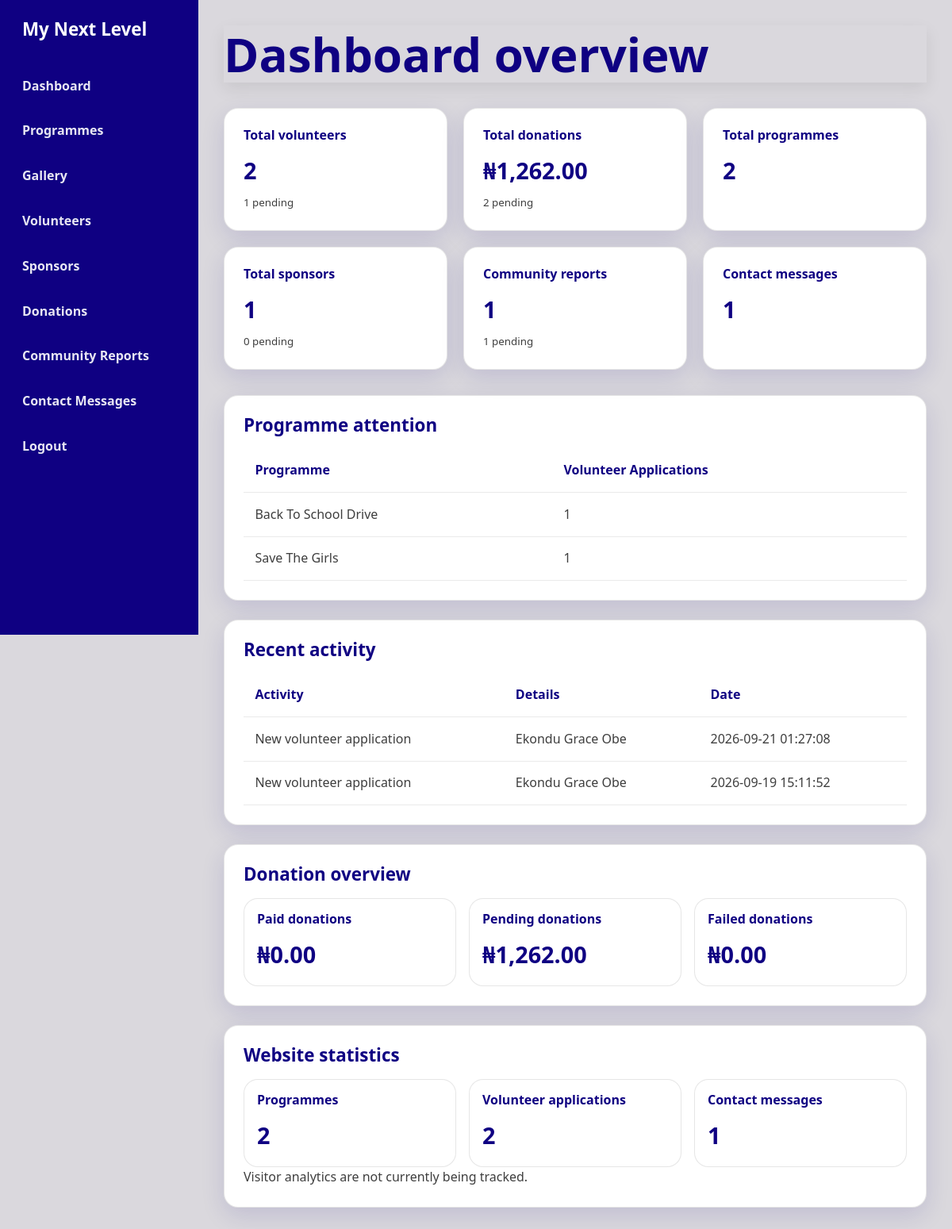
Page /admin/dashboard.php (signed in) on the committed database.
### tables this page shows
CREATE TABLE `volunteers` (
  `id` int(11) NOT NULL,
  `full_name` varchar(150) NOT NULL,
  `email` varchar(150) NOT NULL,
  `phone` varchar(30) DEFAULT NULL,
  `program_id` int(11) DEFAULT NULL,
  `skills` text DEFAULT NULL,
  `availability` varchar(100) DEFAULT NULL,
  `message` text DEFAULT NULL,
  `status` varchar(50) DEFAULT 'pending',
  `created_at` timestamp NOT NULL DEFAULT current_timestamp()
);

### admin/dashboard.php (the view, shortened to what this page needs)
<?php
require_once "../includes/database.php";
$volunteers = $conn->query(
    "SELECT COUNT(*) AS total FROM volunteers"
)->fetch_assoc()["total"];
$pending_volunteers = $conn->query(
    "SELECT COUNT(*) AS total FROM volunteers WHERE status = 'pending'"
)->fetch_assoc()["total"];
$donations = $conn->query(
    "SELECT COALESCE(SUM(amount), 0) AS total
     FROM donations
     WHERE archived = 0"
)->fetch_assoc()["total"];
$pending_donations = $conn->query(
    "SELECT COUNT(*) AS total
     FROM donations
     WHERE payment_status = 'pending' AND archived = 0"
)->fetch_assoc()["total"];
$programs = $conn->query(
    "SELECT COUNT(*) AS total FROM programs"
)->fetch_assoc()["total"];
$sponsors = $conn->query(
    "SELECT COUNT(*) AS total FROM sponsors"
)->fetch_assoc()["total"];
$pending_sponsors = $conn->query(
    "SELECT COUNT(*) AS total
     FROM sponsors
     WHERE status = 'pending'"
)->fetch_assoc()["total"];
$reports = $conn->query(
    "SELECT COUNT(*) AS total FROM community_reports"
)->fetch_assoc()["total"];
$pending_reports = $conn->query(
    "SELECT COUNT(*) AS total
     FROM community_reports
     WHERE status = 'pending'"
)->fetch_assoc()["total"];
$messages = $conn->query(
    "SELECT COUNT(*) AS total FROM contacts"
)->fetch_assoc()["total"];
$recent_volunteers = $conn->query(
    "SELECT full_name, created_at
     FROM volunteers
     ORDER BY created_at DESC
     LIMIT 5"
);
?>
<!DOCTYPE html>
<html lang="en">
<head>
    <link rel="stylesheet" href="../assets/css/index.css" />
    <link rel="stylesheet" href="../assets/css/admin.css" />
</head>
<body class="admin-dashboard">
    <div class="admin-layout">
        <?php require_once "admin-navigation.php"; ?>
        <main class="admin-main">
        <header class="admin-page-header admin-header">
            <div>
                <h1>Dashboard overview</h1>
            </div>
        </header>
        <section class="admin-stats" aria-label="Summary statistics">
            <article class="admin-stat-card">
                <h3>Total volunteers</h3>
                <p><?php echo $volunteers; ?></p>
                <small><?php echo $pending_volunteers; ?> pending</small>
            </article>
            <article class="admin-stat-card">
                <h3>Total donations</h3>
                <p>₦<?php echo number_format($donations, 2); ?></p>
                <small><?php echo $pending_donations; ?> pending</small>
            </article>
            <article class="admin-stat-card">
                <h3>Total programmes</h3>
                <p><?php echo $programs; ?></p>
            </article>
            <article class="admin-stat-card">
                <h3>Total sponsors</h3>
                <p><?php echo $sponsors; ?></p>
                <small><?php echo $pending_sponsors; ?> pending</small>
            </article>
            <article class="admin-stat-card">
                <h3>Community reports</h3>
                <p><?php echo $reports; ?></p>
                <small><?php echo $pending_reports; ?> pending</small>
            </article>
            <article class="admin-stat-card">
                <h3>Contact messages</h3>
                <p><?php echo $messages; ?></p>
            </article>
        </section>
        <section
            class="admin-section"
            aria-labelledby="programme-attention-heading"
        >
            <h2 id="programme-attention-heading">Programme attention</h2>
            <?php
            $programme_attention = $conn->query(
                "SELECT
                    programs.title,
                    COUNT(volunteers.id) AS volunteer_count
                FROM programs
                LEFT JOIN volunteers
                    ON programs.id = volunteers.program_id
                GROUP BY programs.id, programs.title
                ORDER BY volunteer_count DESC
                LIMIT 5"
            );
            ?>
            <?php if ($programme_attention->num_rows > 0): ?>
                <div class="admin-table-wrapper">
                    <table>
                        <thead>
                            <tr>
                                <th>Programme</th>
                                <th>Volunteer Applications</th>
                            </tr>
                        </thead>
                        <tbody>
                            <?php while ($programme = $programme_attention->fetch_assoc()): ?>
                                <tr>
                                    <td>
                                        <?php echo htmlspecialchars($programme["title"]); ?>
                                    </td>
                                    <td>
                                        <?php echo $programme["volunteer_count"]; ?>
                                    </td>
                                </tr>
                            <?php endwhile; ?>
                        </tbody>
                    </table>
                </div>
            <?php else: ?>
                <p>No programme activity available yet.</p>
            <?php endif; ?>
        </section>
        <section
            class="admin-section"
            aria-labelledby="recent-activity-heading"
        >
            <h2 id="recent-activity-heading">Recent activity</h2>
            <?php if ($recent_volunteers->num_rows > 0): ?>
                <div class="admin-table-wrapper">
                    <table>
                        <thead>
                            <tr>
                                <th>Activity</th>
                                <th>Details</th>
                                <th>Date</th>
                            </tr>
                        </thead>
                        <tbody>
                            <?php while ($volunteer = $recent_volunteers->fetch_assoc()): ?>
                                <tr>
                                    <td>New volunteer application</td>
                                    <td>
                                        <?php echo htmlspecialchars($volunteer["full_name"]); ?>
                                    </td>
                                    <td>
                                        <?php echo htmlspecialchars($volunteer["created_at"]); ?>
                                    </td>
                                </tr>
                            <?php endwhile; ?>
                        </tbody>
                    </table>
                </div>
            <?php else: ?>
                <p>No recent volunteer activity.</p>
            <?php endif; ?>
        </section>
        <section
            class="admin-section"
            aria-labelledby="donation-overview-heading"
        >
            <h2 id="donation-overview-heading">Donation overview</h2>
            <?php
            $paid_donations = $conn->query(
                "SELECT COALESCE(SUM(amount), 0) AS total
                FROM donations
                WHERE payment_status = 'paid'
                AND archived = 0"
            )->fetch_assoc()["total"];
            $pending_donation_amount = $conn->query(
                "SELECT COALESCE(SUM(amount), 0) AS total
                FROM donations
                WHERE payment_status = 'pending'
                AND archived = 0"
            )->fetch_assoc()["total"];
            $failed_donation_amount = $conn->query(
                "SELECT COALESCE(SUM(amount), 0) AS total
                FROM donations
                WHERE payment_status = 'failed'
                AND archived = 0"
            )->fetch_assoc()["total"];
            ?>
            <div class="admin-overview-grid">
                <article class="admin-stat-card">
                    <h3>Paid donations</h3>
                    <p>
                        ₦<?php echo number_format($paid_donations, 2); ?>
                    </p>
                </article>
                <article class="admin-stat-card">
                    <h3>Pending donations</h3>
                    <p>
                        ₦<?php echo number_format($pending_donation_amount, 2); ?>
                    </p>
                </article>
                <article class="admin-stat-card">
                    <h3>Failed donations</h3>
                    <p>
                        ₦<?php echo number_format($failed_donation_amount, 2); ?>
                    </p>
                </article>
            </div>
        </section>
        <section
            class="admin-section"
            aria-labelledby="website-statistics-heading"
        >
            <h2 id="website-statistics-heading">Website statistics</h2>
            <div class="admin-overview-grid">
                <article class="admin-stat-card">
                    <h3>Programmes</h3>
                    <p>
                        <?php echo $programs; ?>
                    </p>
                </article>
                <article class="admin-stat-card">
                    <h3>Volunteer applications</h3>
                    <p>
                        <?php echo $volunteers; ?>
                    </p>
                </article>
                <article class="admin-stat-card">
                    <h3>Contact messages</h3>
                    <p>
                        <?php echo $messages; ?>
                    </p>
                </article>
            </div>
            <p>
                Visitor analytics are not currently being tracked.
            </p>
        </section>
        </main>
    </div>
</body>
</html>

### assets/css/index.css (style rules this page uses)
:root { --primary: #ff5310; --secondary: #0f0082; --accent: #333333; --bg: #dad8dd; --white: #ffffff; --text: #000000; --muted: #3e3e3e; --shadow: 0 10px 30px rgba(15, 0, 130, 0.12); --radius: 18px; }
* { box-sizing: border-box; margin: 0; padding: 0; }
html { scroll-behavior: smooth; }
body { font-family: 'Segoe UI', Tahoma, Geneva, Verdana, sans-serif; background: var(--bg); color: var(--text); line-height: 1.6; }
header, main, footer, section, article, nav, aside, form, figure, figcaption { display: block; }
header { background: rgba(15, 0, 130, 0.96); position: sticky; top: 0; z-index: 10; box-shadow: 0 8px 20px rgba(0, 0, 0, 0.08); }
main { max-width: 1200px; margin: 0 auto; padding: 2rem 1.5rem 4rem; }
section { margin-bottom: 3rem; }
h1, h2, h3, h4 { color: var(--secondary); line-height: 1.2; }
h1 { font-size: clamp(2.2rem, 5vw, 4rem); margin-bottom: 1rem; }
h2 { font-size: clamp(1.8rem, 3vw, 2.6rem); margin-bottom: 1rem; }
p { color: var(--muted); }
[aria-labelledby="about-intro-heading"] article, .program-card, [aria-labelledby="get-involved-heading"] article, article, form { background: var(--white); border: 1px solid rgba(51, 51, 51, 0.12); border-radius: var(--radius); box-shadow: var(--shadow); }

### assets/css/admin.css (style rules this page uses)
.admin-layout { min-height: 100vh; display: flex; background: var(--bg); }
.admin-main { margin-left: 250px; width: calc(100% - 250px); max-width: none; padding: 2rem; }
.admin-header { margin-bottom: 2rem; background: none; }
.admin-stats { display: grid; grid-template-columns: repeat(3, minmax(0, 1fr)); gap: 1.25rem; margin-bottom: 2rem; }
.admin-stat-card { background: var(--white); border: 1px solid rgba(51, 51, 51, 0.12); border-radius: var(--radius); padding: 1.5rem; box-shadow: var(--shadow); }
.admin-stat-card h3 { font-size: 1rem; margin-bottom: 0.75rem; }
.admin-stat-card p { color: var(--secondary); font-size: 1.8rem; font-weight: 800; }
.admin-stat-card small { display: block; margin-top: 0.4rem; color: var(--muted); }
.admin-section { background: var(--white); border: 1px solid rgba(51, 51, 51, 0.12); border-radius: var(--radius); padding: 1.5rem; margin-bottom: 1.5rem; box-shadow: var(--shadow); }
.admin-section h2 { font-size: 1.4rem; margin-bottom: 1rem; }
.admin-table-wrapper { width: 100%; overflow-x: auto; }
.admin-section table { width: 100%; border-collapse: collapse; }
.admin-section th, .admin-section td { padding: 0.9rem; text-align: left; border-bottom: 1px solid rgba(51, 51, 51, 0.1); }
.admin-section th { color: var(--secondary); font-weight: 700; }
.admin-section td { color: var(--muted); }
.admin-overview-grid { display: grid; grid-template-columns: repeat(3, minmax(0, 1fr)); gap: 1rem; }
.admin-overview-grid article { box-shadow: none; padding: 1rem; }

### rows in the picture
volunteers: full_name "Ekondu Grace Obe", created_at "2026-09-21 01:27:08"
volunteers: full_name "Ekondu Grace Obe", created_at "2026-09-19 15:11:52"

### other values in the picture
$volunteers "2"
$pending_volunteers "1"
$donations "1,262.00"
$pending_donations "2"
$programs "2"
$sponsors "1"
$pending_sponsors "0"
$reports "1"
$pending_reports "1"
$messages "1"
$programme["title"] "Back To School Drive"
$programme["volunteer_count"] "1"
$programme["title"] "Save The Girls"
$paid_donations "0.00"
$pending_donation_amount "1,262.00"
